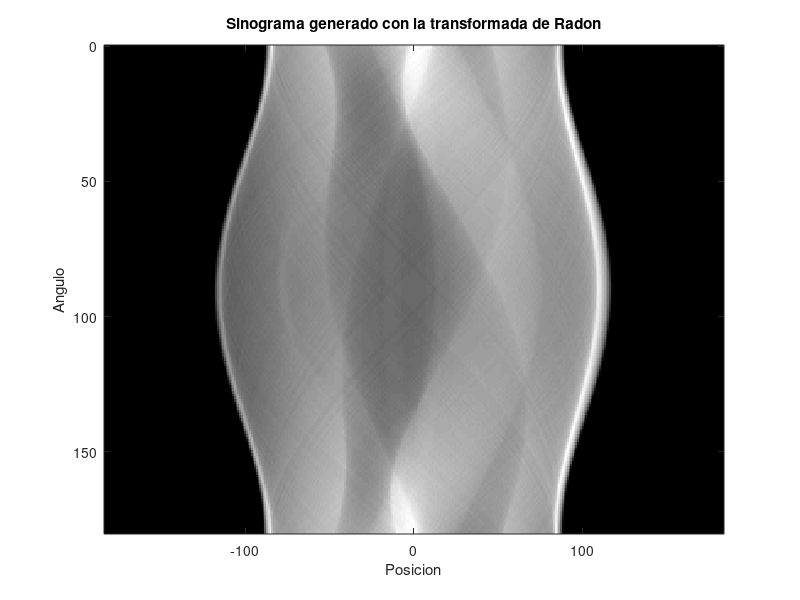
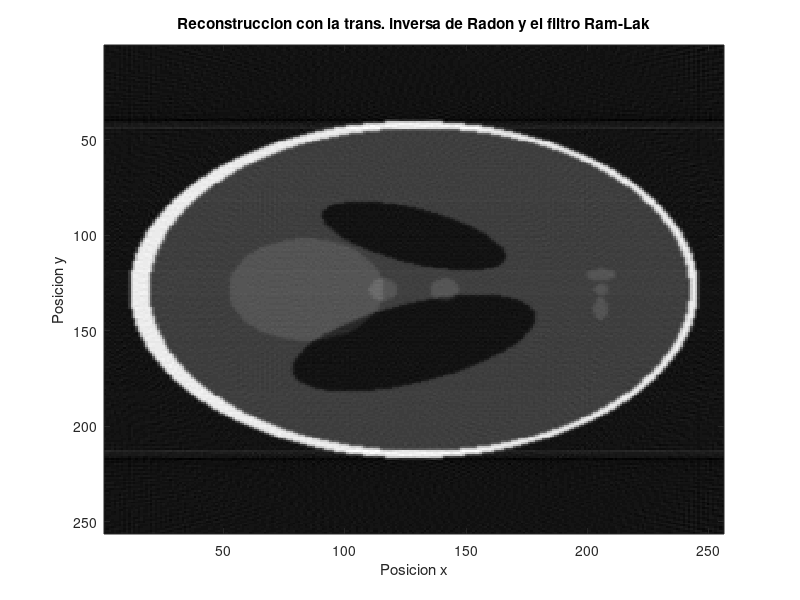

These figures' MATLAB source, in order:
% angulos para la proyeccion
theta=0:180;
% obtener el sinograma aplicando la transformada de Radon
[R,rad_angles]=radon(phantom,theta);
% visualizar el sinograma obtenido
figure(7)
 imagesc(rad_angles,theta,R');
 colormap('gray');
 title('Sinograma generado con la transformada de Radon')
 xlabel('Posicion')
 ylabel('Angulo')
% reconstruir la imagen con la transformada inversa, aplicando un filtro
RamLak_filtered=iradon(R, theta, 'linear','Ram-Lak', 1.0, size(phantom,1));
RamLak_filtered=imrotate(RamLak_filtered,90);
% visualizar la imagen reconstruida
figure(8)
 imagesc(RamLak_filtered);
 colormap('gray');
 title('Reconstruccion con la trans. inversa de Radon y el filtro Ram-Lak')
 xlabel('Posicion x')
 ylabel('Posicion y')